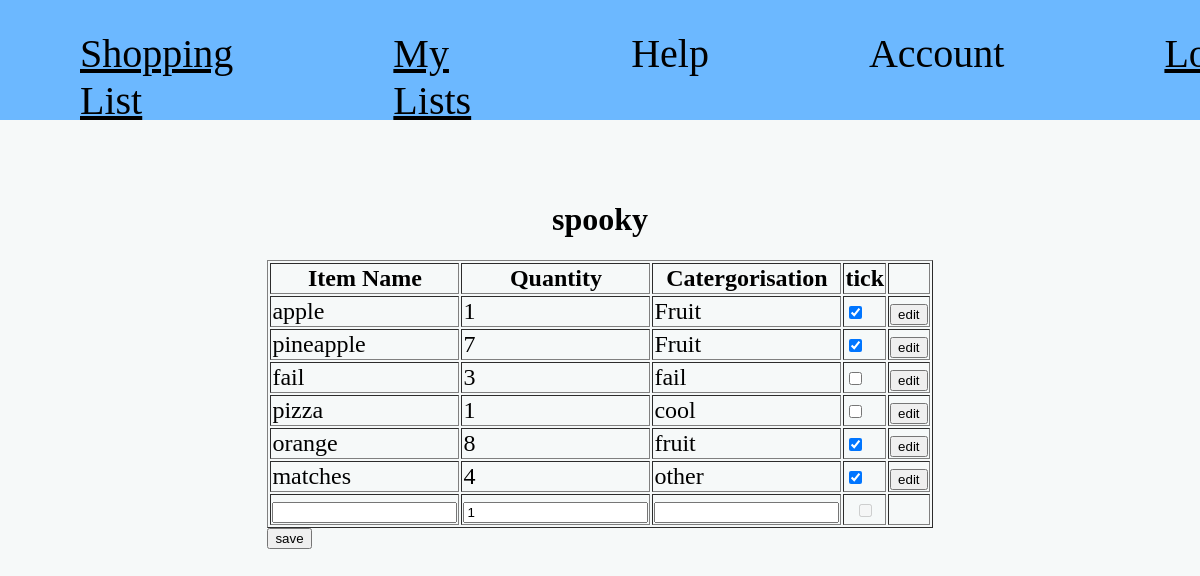
The app's page /list/1 with its own data.
### tables this page shows
CREATE TABLE "lists" (list_id INTEGER NOT NULL PRIMARY KEY, list_name TEXT, "items" INTEGER, user_id INTEGER REFERENCES user (user_id));

CREATE TABLE "list_contents" (`list_id` INTEGER REFERENCES `lists`(`list_id`), `item_id` INTEGER REFERENCES `item`(`item_id`), `quantity` INTEGER, "ticked" BOOLEAN);

CREATE TABLE "item" (item_id INTEGER NOT NULL PRIMARY KEY, item_name TEXT NOT NULL, catergorisation TEXT);

### shopping_list.py (the view, shortened to what this page needs)
@app.route("/list/<int:list_id>", methods=["GET", "POST"])
def list_route(list_id=None):
    current_list = None
    if list_id:
        sql_list = "SELECT * FROM lists WHERE list_id = ?"
        current_list = query_db(sql_list, [list_id], one=True)
        sql = """SELECT * FROM list_contents
                JOIN item ON item.item_id=list_contents.item_id
                WHERE list_contents.list_id = ?;"""
        results = query_db(sql, [list_id])
    else:
        results = []
    return render_template("list.html", list=results, list_id=list_id, current_list=current_list)

### shopping_list.py (called while the page is built)
def get_db():
    db = getattr(g, '_database', None)
    if db is None:
        db = g._database = sqlite3.connect(DATABASE)
        db.row_factory = sqlite3.Row
    return db

@app.teardown_appcontext
def close_connection(exception):
    db = getattr(g, '_database', None)
    if db is not None:
        db.close()

def query_db(query, args=(), one=False):
    cur = get_db().execute(query, args)
    rv = cur.fetchall()
    cur.close()
    return (rv[0] if rv else None) if one else rv

### templates/list.html (shortened to what this page needs)
{% extends "index.html" %}
{% block body %}
<h1>{{ current_list.list_name }}</h1>
<form action="{{ url_for('list_route', list_id=list_id) }}" method="post">
<table border="1">
    <tr align="center">
        <th>Item Name</th>
        <th>Quantity</th>
        <th>Catergorisation</th>
        <th>tick</th>
        <th></th>
    </tr>
    {% for item in list %}
    <tr>
        <td>{{ item.item_name }}</td>
        <td>{{ item.quantity }}</td>
        <td>{{ item.catergorisation }}</td>
        <td><input name="ticked" type="checkbox" {% if item.ticked %}checked{% endif %}></td>
        <td><input type="button" value="edit"></td>
    </tr>
    {% endfor %}
    <tr align="center">
        <td>
            <input name="item_name" list="food">
        </td>
        <td><input type="number" name="quantity" value="1"></td>
        <td>
            <input list="food-type" name="catergorisation">
        </td>
        <td><input type="checkbox" disabled></td>
        <td></td>
    </tr>
</table>
<input type="submit" value="save">
</form>
{% endblock  %}

### static/style.css (style rules this page uses)
body { background-color: #f6f9f9; width: 80%; margin: 180px auto; display: flex; flex-direction: column; justify-content: center; align-items: center; }
table { width: 100%; font-size: 3vh; }

### records on screen
lists: list_name "spooky"
list_contents: item_name "apple", quantity "1", catergorisation "Fruit", ticked "☑"
list_contents: item_name "pineapple", quantity "7", catergorisation "Fruit", ticked "☑"
list_contents: item_name "fail", quantity "3", catergorisation "fail"
list_contents: item_name "pizza", quantity "1", catergorisation "cool"
list_contents: item_name "orange", quantity "8", catergorisation "fruit", ticked "☑"
list_contents: item_name "matches", quantity "4", catergorisation "other", ticked "☑"
